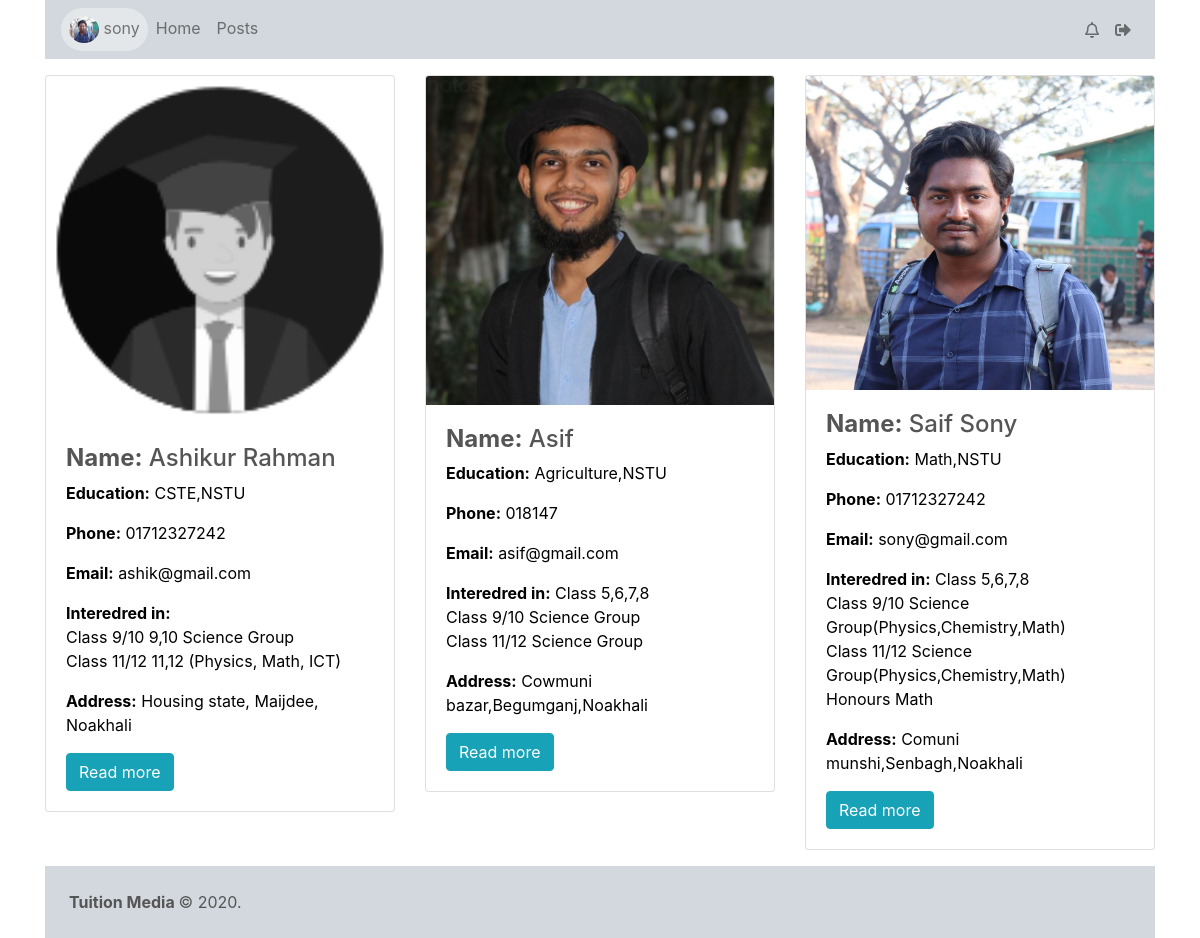
The page /student/category.php?source=college (signed in) on the database its author committed.
### tables this page shows
CREATE TABLE `parents` (
  `id` int(11) NOT NULL,
  `username` varchar(25) NOT NULL,
  `name` varchar(50) DEFAULT NULL,
  `phone` varchar(15) NOT NULL,
  `email` varchar(50) DEFAULT NULL,
  `profession` varchar(50) DEFAULT NULL,
  `address` varchar(255) DEFAULT NULL,
  `image` varchar(255) DEFAULT NULL,
  `status` varchar(5) NOT NULL
);

CREATE TABLE `teacher` (
  `id` int(11) NOT NULL,
  `username` varchar(25) NOT NULL,
  `name` varchar(255) DEFAULT NULL,
  `phone` varchar(15) NOT NULL,
  `email` varchar(50) DEFAULT NULL,
  `education` varchar(255) DEFAULT NULL,
  `address` varchar(255) DEFAULT NULL,
  `image` varchar(255) DEFAULT NULL,
  `primary` varchar(255) DEFAULT NULL,
  `secondary` varchar(255) DEFAULT NULL,
  `college` varchar(255) DEFAULT NULL,
  `honours` varchar(50) DEFAULT NULL,
  `status` varchar(10) NOT NULL
);

### student/category.php (the view, shortened to what this page needs)
<?php include "include/header.php" ?>
<?php include "include/navbar.php" ?>
<div class="row">
<?php
		if(isset($_GET['source'])){
			$source = $_GET['source'];
			if ($source == 'honours'){
				$query = "SELECT * FROM `teacher` WHERE `honours`!=''";
			}
			else if ($source == 'college'){
				$query = "SELECT * FROM `teacher` WHERE `college`!=''";
			}
				$all_posts = mysqli_query($connection, $query);
				$count = mysqli_num_rows($all_posts);
				if($count==0){
					echo "<h3>No teacher available</h3>";
				}
				else{
				while($row = mysqli_fetch_assoc($all_posts)){
					$name = $row['name'];
					$email = $row['email'];
					$phone = $row['phone'];
					$image = $row['image'];
					$education = $row['education'];
					$address = $row['address'];
					$primary = $row['primary'];
					$secondary = $row['secondary'];
					$college = $row['college'];
					$honours = $row['honours'];
					if(empty($image)){$image = "img/student.png";}
?>
						<div class="col-sm-6 col-md-4">
							<div class="card">
							  <img class="card-img-top" src="../<?php echo $image ?>" alt="Image">
							  <div class="card-body">
								<h4><b>Name:</b> <?php echo $name ?></h4>
								<p><b>Education:</b> <?php echo $education ?></p>
								<p><b>Phone:</b> <?php echo $phone ?></p>
								<p><b>Email:</b> <?php echo $email ?></p>
								<p><b>Interedred in:</b> <?php if(!empty($primary)){echo "Class ".$primary;} ?> <?php if(!empty($secondary)) {echo "<br />Class 9/10 ". $secondary; }?>  <?php if(!empty($college)){ echo "<br />Class 11/12 ".$college; }?> <?php if(!empty($honours)){ echo "<br /> Honours ".$honours; }?></p>
								<p><b>Address:</b> <?php echo $address ?></p>
								<a class="btn btn-info" href="#">Read more</a>
							  </div>
							</div>
						</div>
				<?php }} }?>
</div>
<?php include "include/footer.php" ?>

### student/include/header.php (shortened to what this page needs)
<!DOCTYPE html>
<html lang="en">
<head>
  <link rel="stylesheet" href="../css/all.css">
  <link rel="stylesheet" href="../css/bootstrap.css">
  <link rel="stylesheet" href="../css/navbar-fixed.css">
  <link rel="stylesheet" href="../css/style_teacher.css">
</head>
<body>

### student/include/navbar.php (shortened to what this page needs)
<?php
		$query = "SELECT * FROM {$_SESSION['tmuser_role']} WHERE username = '{$_SESSION['tmusername']}'";
		$fetch_data = mysqli_query($connection, $query);
		while($row = mysqli_fetch_assoc($fetch_data)){
			$image = $row['image'];
		}
?>
<div class="container">
	<div class="min-height">
	<nav class="navbar navbar-expand navbar-light custom_color mb-3">
		<ul class="navbar-nav">
			<li class="nav-item profile_icon">
				<a class="nav-link" href="profile.php">
					<img src="../<?php echo $image ?>" class="img-fluid rounded-circle" width="30px" height="30px" alt="User Image"> <?php echo $_SESSION['tmusername'] ?></a>
			  </li>
		  <li class="nav-item  d-sm-inline-block">
			<a href="index.php" class="nav-link">Home</a>
		  </li>
		  <li class="nav-item  d-sm-inline-block">
			<a href="posts.php" class="nav-link">Posts</a>
		  </li>
		</ul>
		<ul class="navbar-nav ml-auto">
		<?php
			$query1 = "SELECT * FROM `response` WHERE `status`='unseen' AND `to` = '{$_SESSION['tmusername']}' ORDER BY id DESC";
			$search_query = mysqli_query($connection, $query1);
				$count = mysqli_num_rows($search_query);
		?>
		  <li class="nav-item dropdown">
			<a class="nav-link" data-toggle="dropdown" href="#">
			  <i class="far fa-bell"></i><?php if($count !== 0){ echo "<sup class='badge badge-warning'>$count</sup>"; }?>
			</a>
		  </li>
		  <li class="nav-item">
			<abbr title="Sign Out">
				<a class="nav-link" href="../logout.php">
					<i class="fas fa-sign-out-alt"></i>
				</a>
			</abbr>
		  </li>
		</ul>
	</nav>

### student/include/footer.php (shortened to what this page needs)
	</div>
	<footer class="p-4 custom_color mt-3">
		<strong>Tuition Media </strong>&copy; 2020.
	</footer>
	</div>
</body>
</html>

### css/all.css (style rules this page uses)
.fa, .fas, .far, .fal, .fad, .fab { -moz-osx-font-smoothing: grayscale; -webkit-font-smoothing: antialiased; display: inline-block; font-style: normal; font-variant: normal; text-rendering: auto; line-height: 1; }
.fa-bell:before { content: "\f0f3"; }
.fa-sign-out-alt:before { content: "\f2f5"; }
.far { font-family: 'Font Awesome 5 Free'; font-weight: 400; }
.fa, .fas { font-family: 'Font Awesome 5 Free'; font-weight: 900; }

### css/navbar-fixed.css (style rules this page uses)
html, body { height: 100%; }
nav { min-height: 3.5rem; }

### css/style_teacher.css (style rules this page uses)
body { color:#555555; }
p { color:#000; }
.min-height { min-height:535px; }
.profile_icon { border-radius:60px; background-color:#e4e7ea; }
.custom_color { background-color:#d3d8de; }

### rows shown on the page
parents: image (picture)
teacher: shows a picture, name "Ashikur Rahman", education "CSTE,NSTU", phone "01712327242", email "ashik@gmail.com", secondary "9,10 Science Group", college "11,12 (Physics, Math, ICT)", address "Housing state, Maijdee, Noakhali"
teacher: image (picture), name "Asif", education "Agriculture,NSTU", phone "018147", email "asif@gmail.com", primary "5,6,7,8", secondary "Science Group", college "Science Group", address "Cowmuni bazar,Begumganj,Noakhali"
teacher: image (picture), name "Saif Sony", education "Math,NSTU", phone "01712327242", email "sony@gmail.com", primary "5,6,7,8", secondary "Science Group(Physics,Chemistry,Math)", college "Science Group(Physics,Chemistry,Math)", honours "Math", address "Comuni munshi,Senbagh,Noakhali"

### other values the page prints
$_SESSION['tmusername'] "sony"
